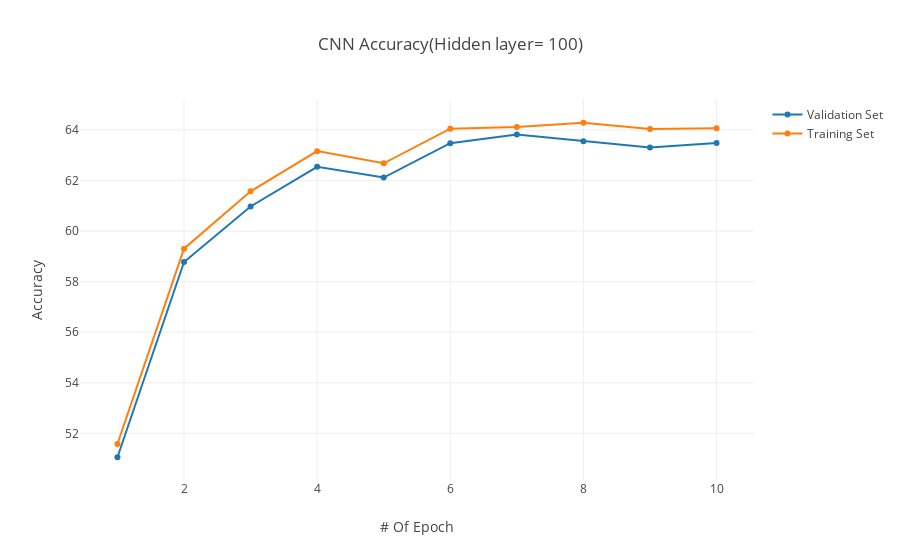

Notebook cell for this chart:
### Code cell
trace0 = go.Scatter(
    x = np.arange(10)+1,
    y = val_acc,
    mode = 'lines+markers',
    name = 'Validation Set')
    
trace1 = go.Scatter(
    x = np.arange(10)+1,
    y = train_acc,
    mode = 'lines+markers',
    name = 'Training Set')
    
data = [trace0, trace1]

layout = dict(title = 'CNN Accuracy(Hidden layer= 100)',
              xaxis = dict(title = '# Of Epoch'),
              yaxis = dict(title = 'Accuracy'),
              )

fig = go.Figure(data=data, layout=layout)
offline.iplot(fig, filename='angled-text-bar')

### Figure 1 — Plotly figure (JSON) as saved in the notebook; plotly's stock layout.template omitted (floating-point values rounded to 4 significant figures)
{"data": [{"mode": "lines+markers", "name": "Validation Set", "type": "scatter", "x": [1, 2, 3, 4, 5, 6, 7, 8, 9, 10], "y": [51.05, 58.78, 60.97, 62.55, 62.12, 63.48, 63.82, 63.55, 63.31, 63.48]}, {"mode": "lines+markers", "name": "Training Set", "type": "scatter", "x": [1, 2, 3, 4, 5, 6, 7, 8, 9, 10], "y": [51.58, 59.31, 61.57, 63.16, 62.68, 64.05, 64.12, 64.29, 64.04, 64.07]}], "layout": {"title": "CNN Accuracy(Hidden layer= 100)", "xaxis": {"title": "# Of Epoch"}, "yaxis": {"title": "Accuracy"}}}
